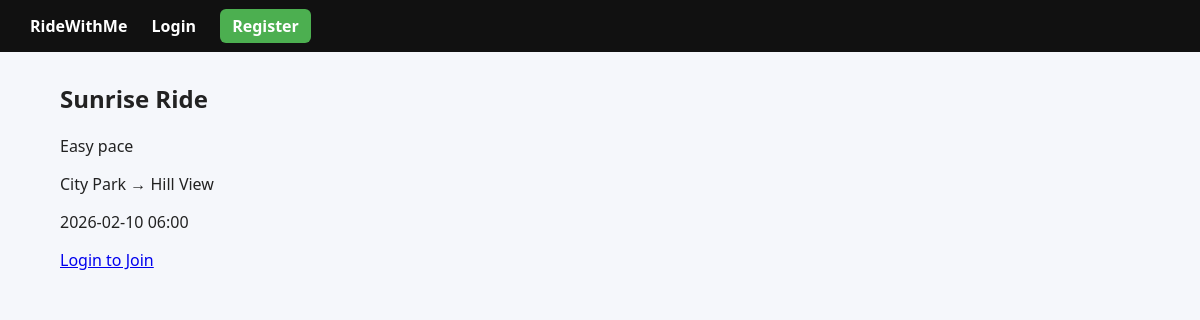
The app's page /rides/1 with its own data.
### tables this page shows
CREATE TABLE rides (
    id INTEGER PRIMARY KEY AUTOINCREMENT,
    title TEXT NOT NULL,
    description TEXT,
    start_location TEXT NOT NULL,
    end_location TEXT NOT NULL,
    start_datetime TEXT NOT NULL,
    max_participants INTEGER NOT NULL,
    leader_name TEXT NOT NULL,
    leader_contact TEXT NOT NULL,
    created_at TEXT DEFAULT CURRENT_TIMESTAMP
);

### app/blueprints/rides/routes.py (the view)
@rides_bp.route("/rides/<int:ride_id>")
def ride_detail(ride_id):
    ride = get_ride_by_id(ride_id)
    return render_template("ride_detail.html", ride=ride)

### app/__init__.py (called while the page is built)
def create_app():
    app = Flask(__name__)
    app.config.from_object("app.config.Config")
    @app.context_processor
    def inject_config():
        return dict(config=app.config)
    from app.blueprints.rides.routes import rides_bp
    app.register_blueprint(rides_bp)
    app.register_blueprint(admin_bp)
    app.register_blueprint(auth_bp)
    app.teardown_appcontext(close_db)
    return app

### app/blueprints/rides/repository.py (called while the page is built)
def get_ride_by_id(ride_id):
    db = get_db()
    cursor = db.execute(
        "SELECT * FROM rides WHERE id = ?",
        (ride_id,)
    )
    return cursor.fetchone()

### app/db.py (called while the page is built)
def get_db():
    if "db" not in g:
        g.db = sqlite3.connect(
            current_app.config["DATABASE"],
            detect_types=sqlite3.PARSE_DECLTYPES
        )
        g.db.row_factory = sqlite3.Row
    return g.db

### app/templates/ride_detail.html
{% extends "base.html" %}
{% block content %}
<h2>{{ ride.title }}</h2>
<p>{{ ride.description }}</p>
<p>{{ ride.start_location }} → {{ ride.end_location }}</p>
<p>{{ ride.start_datetime }}</p>
{% if session.get("user_id") %}
  <form method="POST" action="/rides/{{ ride.id }}/join">
    <button type="submit">Join Ride</button>
  </form>
{% else %}
  <a href="/login">Login to Join</a>
{% endif %}
{% endblock %}

### app/static/css/style.css (style rules this page uses)
body { font-family: 'Segoe UI', sans-serif; margin: 0; background: #f5f7fb; color: #222; }

### records on screen
rides: title "Sunrise Ride", description "Easy pace", start_location "City Park", end_location "Hill View", start_datetime "2026-02-10 06:00"
